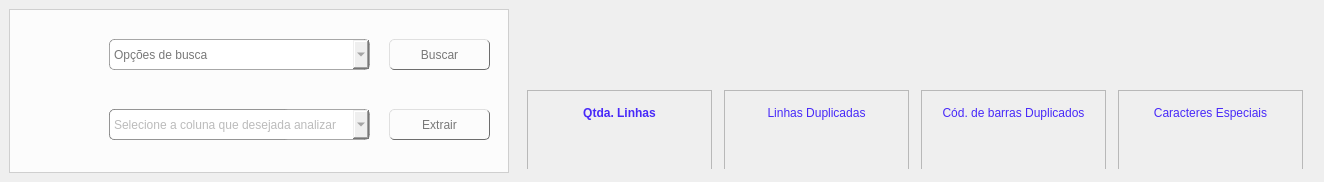
            <widget class="QWidget" name="page_opcoes_busca">
             <widget class="QFrame" name="frame_analise_inteligente">
              <property name="geometry">
               <rect>
                <x>515</x>
                <y>9</y>
                <width>800</width>
                <height>160</height>
               </rect>
              </property>
              <property name="sizePolicy">
               <sizepolicy hsizetype="Fixed" vsizetype="Fixed">
                <horstretch>0</horstretch>
                <verstretch>0</verstretch>
               </sizepolicy>
              </property>
              <property name="minimumSize">
               <size>
                <width>800</width>
                <height>160</height>
               </size>
              </property>
              <property name="maximumSize">
               <size>
                <width>800</width>
                <height>160</height>
               </size>
              </property>
              <property name="frameShape">
               <enum>QFrame::Shape::NoFrame</enum>
              </property>
              <property name="frameShadow">
               <enum>QFrame::Shadow::Raised</enum>
              </property>
              <layout class="QVBoxLayout" name="verticalLayout_11">
               <property name="spacing">
                <number>0</number>
               </property>
               <property name="leftMargin">
                <number>0</number>
               </property>
               <property name="topMargin">
                <number>0</number>
               </property>
               <property name="rightMargin">
                <number>0</number>
               </property>
               <property name="bottomMargin">
                <number>0</number>
               </property>
               <item>
                <widget class="QFrame" name="frame_4">
                 <property name="minimumSize">
                  <size>
                   <width>0</width>
                   <height>50</height>
                  </size>
                 </property>
                 <property name="maximumSize">
                  <size>
                   <width>16777215</width>
                   <height>50</height>
                  </size>
                 </property>
                 <property name="frameShape">
                  <enum>QFrame::Shape::NoFrame</enum>
                 </property>
                 <property name="frameShadow">
                  <enum>QFrame::Shadow::Raised</enum>
                 </property>
                 <layout class="QGridLayout" name="gridLayout_17">
                  <item row="0" column="0">
                   <widget class="QLabel" name="label_titulo_analise_inteligente">
                    <property name="styleSheet">
                     <string notr="true">font: 700 14pt &quot;Segoe UI&quot;;
color: rgb(72, 41, 249);
qproperty-alignment: 'AlignCenter';</string>
                    </property>
                    <property name="text">
                     <string/>
                    </property>
                    <property name="indent">
                     <number>6</number>
                    </property>
                   </widget>
                  </item>
                 </layout>
                </widget>
               </item>
               <item>
                <widget class="QFrame" name="frame_6">
                 <property name="minimumSize">
                  <size>
                   <width>0</width>
                   <height>115</height>
                  </size>
                 </property>
                 <property name="maximumSize">
                  <size>
                   <width>16777215</width>
                   <height>115</height>
                  </size>
                 </property>
                 <property name="frameShape">
                  <enum>QFrame::Shape::NoFrame</enum>
                 </property>
                 <property name="frameShadow">
                  <enum>QFrame::Shadow::Raised</enum>
                 </property>
                 <layout class="QGridLayout" name="gridLayout_5">
                  <property name="leftMargin">
                   <number>2</number>
                  </property>
                  <property name="topMargin">
                   <number>28</number>
                  </property>
                  <property name="rightMargin">
                   <number>2</number>
                  </property>
                  <property name="bottomMargin">
                   <number>0</number>
                  </property>
                  <property name="spacing">
                   <number>2</number>
                  </property>
                  <item row="0" column="0">
                   <widget class="QFrame" name="frame_qtda_linhas">
                    <property name="minimumSize">
                     <size>
                      <width>185</width>
                      <height>80</height>
                     </size>
                    </property>
                    <property name="maximumSize">
                     <size>
                      <width>185</width>
                      <height>80</height>
                     </size>
                    </property>
                    <property name="styleSheet">
                     <string notr="true">#titulo_1{
	
	
	font: 700 10pt &quot;Segoe UI&quot;;
	color: rgb(72, 41, 249);
}

#quantidade_linhas_tabela{
	
	font: 700 17pt &quot;Segoe UI&quot;;
	color: rgb(72, 41, 249);
qproperty-alignment: 'AlignCenter';
}</string>
                    </property>
                    <property name="frameShape">
                     <enum>QFrame::Shape::StyledPanel</enum>
                    </property>
                    <property name="frameShadow">
                     <enum>QFrame::Shadow::Raised</enum>
                    </property>
                    <layout class="QVBoxLayout" name="verticalLayout_10">
                     <item>
                      <widget class="QLabel" name="titulo_1">
                       <property name="text">
                        <string>&lt;html&gt;&lt;head/&gt;&lt;body&gt;&lt;p align=&quot;center&quot;&gt;&lt;span style=&quot; font-weight:700; color:#4829f9;&quot;&gt;Qtda. Linhas&lt;/span&gt;&lt;/p&gt;&lt;/body&gt;&lt;/html&gt;</string>
                       </property>
                      </widget>
                     </item>
                     <item>
                      <widget class="QLabel" name="quantidade_linhas_tabela">
                       <property name="text">
                        <string>&lt;html&gt;&lt;head/&gt;&lt;body&gt;&lt;p align=&quot;center&quot;&gt;&lt;br/&gt;&lt;/p&gt;&lt;/body&gt;&lt;/html&gt;</string>
                       </property>
                      </widget>
                     </item>
                    </layout>
                   </widget>
                  </item>
                  <item row="0" column="1">
                   <widget class="QFrame" name="frame_qtda_duplicados">
                    <property name="minimumSize">
                     <size>
                      <width>185</width>
                      <height>80</height>
                     </size>
                    </property>
                    <property name="maximumSize">
                     <size>
                      <width>185</width>
                      <height>80</height>
                     </size>
                    </property>
                    <property name="styleSheet">
                     <string notr="true">#titulo_4{
	
	
	font: 700 10pt &quot;Segoe UI&quot;;
	color: rgb(72, 41, 249);
}

#quantidade_linhas_duplicadas{
	
	font: 700 17pt &quot;Segoe UI&quot;;
	color: rgb(72, 41, 249);
qproperty-alignment: 'AlignCenter';
}</string>
                    </property>
                    <property name="frameShape">
                     <enum>QFrame::Shape::StyledPanel</enum>
                    </property>
                    <property name="frameShadow">
                     <enum>QFrame::Shadow::Raised</enum>
                    </property>
                    <layout class="QVBoxLayout" name="verticalLayout_9">
                     <item>
                      <widget class="QLabel" name="titulo_4">
                       <property name="text">
                        <string>&lt;html&gt;&lt;head/&gt;&lt;body&gt;&lt;p align=&quot;center&quot;&gt;Linhas Duplicadas&lt;/p&gt;&lt;/body&gt;&lt;/html&gt;</string>
                       </property>
                      </widget>
                     </item>
                     <item>
                      <widget class="QLabel" name="quantidade_linhas_duplicadas">
                       <property name="text">
                        <string>&lt;html&gt;&lt;head/&gt;&lt;body&gt;&lt;p align=&quot;center&quot;&gt;&lt;br/&gt;&lt;/p&gt;&lt;/body&gt;&lt;/html&gt;</string>
                       </property>
                      </widget>
                     </item>
                    </layout>
                   </widget>
                  </item>
                  <item row="0" column="2">
                   <widget class="QFrame" name="frame_qtda_cod_barras">
                    <property name="minimumSize">
                     <size>
                      <width>185</width>
                      <height>80</height>
                     </size>
                    </property>
                    <property name="maximumSize">
                     <size>
                      <width>185</width>
                      <height>80</height>
                     </size>
                    </property>
                    <property name="styleSheet">
                     <string notr="true">#titulo_2{
	
	
	font: 700 10pt &quot;Segoe UI&quot;;
	color: rgb(72, 41, 249);
}

#quantidade_cod_barras{
	
	font: 700 17pt &quot;Segoe UI&quot;;
	color: rgb(72, 41, 249);
	qproperty-alignment: 'AlignCenter';
}</string>
                    </property>
                    <property name="frameShape">
                     <enum>QFrame::Shape::StyledPanel</enum>
                    </property>
                    <property name="frameShadow">
                     <enum>QFrame::Shadow::Raised</enum>
                    </property>
                    <layout class="QVBoxLayout" name="verticalLayout_7">
                     <item>
                      <widget class="QLabel" name="titulo_2">
                       <property name="text">
                        <string>&lt;html&gt;&lt;head/&gt;&lt;body&gt;&lt;p align=&quot;center&quot;&gt;Cód. de barras Duplicados&lt;/p&gt;&lt;/body&gt;&lt;/html&gt;</string>
                       </property>
                      </widget>
                     </item>
                     <item>
                      <widget class="QLabel" name="quantidade_cod_barras">
                       <property name="text">
                        <string>&lt;html&gt;&lt;head/&gt;&lt;body&gt;&lt;p align=&quot;center&quot;&gt;&lt;br/&gt;&lt;/p&gt;&lt;/body&gt;&lt;/html&gt;</string>
                       </property>
                      </widget>
                     </item>
                    </layout>
                   </widget>
                  </item>
                  <item row="0" column="3">
                   <widget class="QFrame" name="frame_qtda_caracteres_especiais">
                    <property name="minimumSize">
                     <size>
                      <width>185</width>
                      <height>80</height>
                     </size>
                    </property>
                    <property name="maximumSize">
                     <size>
                      <width>185</width>
                      <height>80</height>
                     </size>
                    </property>
                    <property name="styleSheet">
                     <string notr="true">#titulo_3{
	
	
	font: 700 10pt &quot;Segoe UI&quot;;
	color: rgb(72, 41, 249);
}

#quantidade_caracteres_especiais{
	
	font: 700 17pt &quot;Segoe UI&quot;;
	color: rgb(72, 41, 249);
	qproperty-alignment: 'AlignCenter';
}</string>
                    </property>
                    <property name="frameShape">
                     <enum>QFrame::Shape::StyledPanel</enum>
                    </property>
                    <property name="frameShadow">
                     <enum>QFrame::Shadow::Raised</enum>
                    </property>
                    <layout class="QVBoxLayout" name="verticalLayout_8">
                     <item>
                      <widget class="QLabel" name="titulo_3">
                       <property name="text">
                        <string>&lt;html&gt;&lt;head/&gt;&lt;body&gt;&lt;p align=&quot;center&quot;&gt;&lt;span style=&quot; color:#4829f9;&quot;&gt;Caracteres Especiais&lt;/span&gt;&lt;/p&gt;&lt;/body&gt;&lt;/html&gt;</string>
                       </property>
                      </widget>
                     </item>
                     <item>
                      <widget class="QLabel" name="quantidade_caracteres_especiais">
                       <property name="text">
                        <string>&lt;html&gt;&lt;head/&gt;&lt;body&gt;&lt;p align=&quot;center&quot;&gt;&lt;br/&gt;&lt;/p&gt;&lt;/body&gt;&lt;/html&gt;</string>
                       </property>
                      </widget>
                     </item>
                    </layout>
                   </widget>
                  </item>
                 </layout>
                </widget>
               </item>
              </layout>
             </widget>
             <widget class="QFrame" name="frame_op_busca">
              <property name="geometry">
               <rect>
                <x>9</x>
                <y>9</y>
                <width>500</width>
                <height>164</height>
               </rect>
              </property>
              <property name="minimumSize">
               <size>
                <width>500</width>
                <height>0</height>
               </size>
              </property>
              <property name="maximumSize">
               <size>
                <width>500</width>
                <height>16777215</height>
               </size>
              </property>
              <property name="styleSheet">
               <string notr="true">QFrame{
background-color: rgba(255, 255, 255, 0.80);
}

QLineEdit{
	font: 700 8pt &quot;Segoe UI&quot;;
	color:rgb(120, 120, 120);
	border: 1px solid rgba(109, 109, 109, 0.60);
    border-top-left-radius: 5px;
    border-top-right-radius: 5px;
    border-bottom-left-radius: 5px;
    border-bottom-right-radius: 5px;
}

QLineEdit:hover{

background-color: rgba(195, 205, 255, 0.40)
}

QComboBox{
	
	font: 700 8pt &quot;Segoe UI&quot;;
	color:rgb(120, 120, 120);
	border: 1px solid rgba(109, 109, 109, 0.60);
    border-top-left-radius: 5px;
    border-top-right-radius: 5px;
    border-bottom-left-radius: 5px;
    border-bottom-right-radius: 5px;
}

QComboBox:hover{
background-color: rgba(195, 205, 255, 0.40)
}

QPushButton{
	
    border-top-left-radius: 5px;
    border-top-right-radius: 5px;
    border-bottom-left-radius: 5px;
    border-bottom-right-radius: 5px;
	border-right: 1px solid rgb(109, 109, 109);
	border-left: 1px solid rgba(217, 217, 217, 0.80);
	border-top: 1px solid rgba(217, 217, 217, 0.80);
	border-bottom: 1px solid rgb(109, 109, 109);
	font: 700 8pt &quot;Segoe UI&quot;;
	color:rgb(120, 120, 120);
}

QPushButton:hover{
	background-color: rgb(195, 205, 255)
}</string>
              </property>
              <property name="frameShape">
               <enum>QFrame::Shape::StyledPanel</enum>
              </property>
              <property name="frameShadow">
               <enum>QFrame::Shadow::Raised</enum>
              </property>
              <widget class="QComboBox" name="comboBox_opcoes_busca">
               <property name="geometry">
                <rect>
                 <x>100</x>
                 <y>30</y>
                 <width>261</width>
                 <height>31</height>
                </rect>
               </property>
               <item>
                <property name="text">
                 <string>Opções de busca</string>
                </property>
               </item>
               <item>
                <property name="text">
                 <string>Analise inteligente</string>
                </property>
               </item>
               <item>
                <property name="text">
                 <string>Buscar por NCM</string>
                </property>
               </item>
               <item>
                <property name="text">
                 <string>NCM Inválido</string>
                </property>
               </item>
               <item>
                <property name="text">
                 <string>Tudo que contém</string>
                </property>
               </item>
               <item>
                <property name="text">
                 <string>Duplicados</string>
                </property>
               </item>
              </widget>
              <widget class="QLineEdit" name="txt_opcoes_busca">
               <property name="geometry">
                <rect>
                 <x>100</x>
                 <y>100</y>
                 <width>181</width>
                 <height>31</height>
                </rect>
               </property>
               <property name="layoutDirection">
                <enum>Qt::LayoutDirection::LeftToRight</enum>
               </property>
               <property name="alignment">
                <set>Qt::AlignmentFlag::AlignCenter</set>
               </property>
              </widget>
              <widget class="QPushButton" name="bt_buscar_op_busca">
               <property name="geometry">
                <rect>
                 <x>380</x>
                 <y>30</y>
                 <width>101</width>
                 <height>31</height>
                </rect>
               </property>
               <property name="cursor">
                <cursorShape>PointingHandCursor</cursorShape>
               </property>
               <property name="text">
                <string>Buscar</string>
               </property>
              </widget>
              <widget class="QComboBox" name="combo1_colunas_opcoes_busca">
               <property name="geometry">
                <rect>
                 <x>100</x>
                 <y>100</y>
                 <width>261</width>
                 <height>31</height>
                </rect>
               </property>
               <property name="currentText">
                <string/>
               </property>
               <property name="placeholderText">
                <string>Selecione a coluna que desejada analizar</string>
               </property>
              </widget>
              <widget class="QPushButton" name="bt_extrair_duplicados">
               <property name="geometry">
                <rect>
                 <x>380</x>
                 <y>100</y>
                 <width>101</width>
                 <height>31</height>
                </rect>
               </property>
               <property name="cursor">
                <cursorShape>PointingHandCursor</cursorShape>
               </property>
               <property name="text">
                <string>Extrair</string>
               </property>
              </widget>
             </widget>
            </widget>
